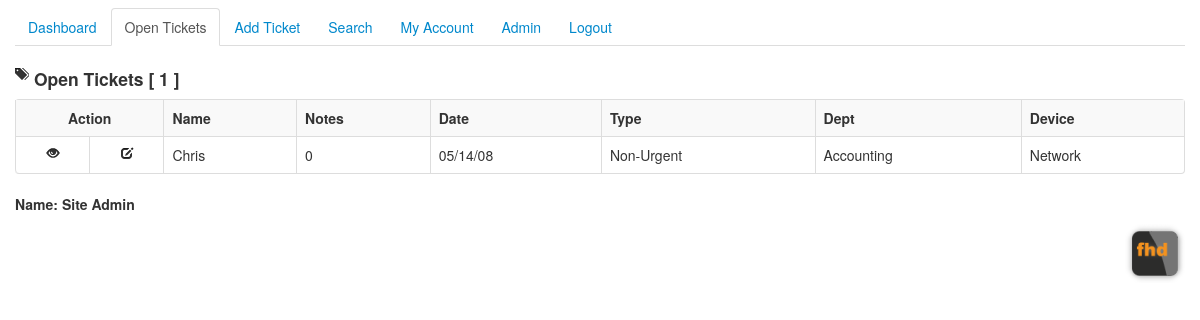
The app's page /fhd_calls.php (signed in) with its own data.
### tables this page shows
CREATE TABLE IF NOT EXISTS `site_calls` (
  `call_id` int(11) NOT NULL AUTO_INCREMENT,
  `call_first_name` varchar(100) NOT NULL,
  `call_last_name` varchar(100) NOT NULL,
  `call_phone` varchar(100) NOT NULL,
  `call_email` varchar(200) NOT NULL,
  `call_department` int(11) NOT NULL DEFAULT '0',
  `call_request` int(11) NOT NULL DEFAULT '0',
  `call_device` int(11) NOT NULL DEFAULT '0',
  `call_details` text NOT NULL,
  `call_date` int(11) NOT NULL DEFAULT '0',
  `call_date2` int(11) NOT NULL DEFAULT '0',
  `call_status` int(11) NOT NULL DEFAULT '0',
  `call_solution` text NOT NULL,
  `call_user` int(11) NOT NULL DEFAULT '0',
  `call_staff` int(11) NOT NULL DEFAULT '0',
  PRIMARY KEY (`call_id`),
  KEY `call_department` (`call_department`),
  KEY `call_request` (`call_request`),
  KEY `call_device` (`call_device`),
  KEY `call_status` (`call_status`),
  KEY `call_user` (`call_user`),
  KEY `call_staff` (`call_staff`)
);

### includes/ez_sql_mysqli.php (called while the page is built, shortened)
<?php
	$ezsql_mysqli_str = array
	(
		1 => 'Require $dbuser and $dbpassword to connect to a database server',
		2 => 'Error establishing mySQLi database connection. Correct user/password? Correct hostname? Database server running?',
		3 => 'Require $dbname to select a database',
		4 => 'mySQLi database connection is not active',
		5 => 'Unexpected error while trying to select database'
	);
	class ezSQL_mysqli extends ezSQLcore
	{
		function ezSQL_mysqli($dbuser='', $dbpassword='', $dbname='', $dbhost='localhost', $encoding='')
		{
			$this->dbuser = $dbuser;
			$this->dbpassword = $dbpassword;
			$this->dbname = $dbname;
			$this->dbhost = $dbhost;
			$this->encoding = $encoding;
		}
		function connect($dbuser='', $dbpassword='', $dbhost='localhost')
		{
			global $ezsql_mysqli_str; $return_val = false;
			if ( ! $dbuser )
			{
				$this->register_error($ezsql_mysqli_str[1].' in '.__FILE__.' on line '.__LINE__);
				$this->show_errors ? trigger_error($ezsql_mysqli_str[1],E_USER_WARNING) : null;
			}
			else if ( ! $this->dbh = new mysqli($dbhost,$dbuser,$dbpassword) )
			{
				$this->register_error($ezsql_mysqli_str[2].' in '.__FILE__.' on line '.__LINE__);
				$this->show_errors ? trigger_error($ezsql_mysqli_str[2],E_USER_WARNING) : null;
			}
			else
			{
				$return_val = true;
			}
			return $return_val;
		}
		function select($dbname='', $encoding='')
		{
			global $ezsql_mysqli_str; $return_val = false;
			if ( ! $dbname )
			{
				$this->register_error($ezsql_mysqli_str[3].' in '.__FILE__.' on line '.__LINE__);
				$this->show_errors ? trigger_error($ezsql_mysqli_str[3],E_USER_WARNING) : null;
			}
			else if ( ! $this->dbh )
			{
				$this->register_error($ezsql_mysqli_str[4].' in '.__FILE__.' on line '.__LINE__);
				$this->show_errors ? trigger_error($ezsql_mysqli_str[4],E_USER_WARNING) : null;
			}
			else if ( !@$this->dbh->select_db($dbname) )
			{
				if ( !$str = @$this->dbh->error)
					  $str = $ezsql_mysqli_str[5];
				$this->register_error($str.' in '.__FILE__.' on line '.__LINE__);
				$this->show_errors ? trigger_error($str,E_USER_WARNING) : null;
			}
			else
			{
				$return_val = true;
			}
			return $return_val;
		}
		function query($query)
		{
			$return_val = 0;
			$query = trim($query);
			$this->result = @$this->dbh->query($query);
			$is_insert = false;
			if ( preg_match("/^(insert|delete|update|replace|truncate|drop|create|alter|begin|commit|rollback|set)/i",$query) )
			{
				$this->rows_affected = @$this->dbh->affected_rows;
				if ( preg_match("/^(insert|replace)\s+/i",$query) )
				{
					$this->insert_id = @$this->dbh->insert_id;
				}
				$return_val = $this->rows_affected;
			}
			else
			{
				$i=0;
				$num_rows=0;
				while ( $row = @$this->result->fetch_object() )
				{
					$num_rows++;
				}
				$this->num_rows = $num_rows;
				$return_val = $this->num_rows;
			}
			return $return_val;
		}
	}

### includes/checksession.php (called while the page is built, shortened)
<?php
if(isset($_SESSION['user_id'])){
	$user_level = $_SESSION['user_level'];
	}
	else{
	echo "<script>document.location.href='/?e=1'</script>";
	exit;
	}
?>

### includes/ez_sql_core.php (called while the page is built, shortened)
<?php
	class ezSQLcore
	{
		var $timers           = array();
		function flush()
		{
			$this->last_result = null;
		}
		function get_var($query=null,$x=0,$y=0)
		{
			if ( $query )
			{
				$this->query($query);
			}
			if ( $this->last_result[$y] )
			{
				$values = array_values(get_object_vars($this->last_result[$y]));
			}
			return (isset($values[$x]) && $values[$x]!=='')?$values[$x]:null;
		}
		function get_results($query=null, $output = OBJECT)
		{
			if ( $query )
			{
				$this->query($query);
			}
			if ( $output == OBJECT )
			{
				return $this->last_result;
			}
		}
		function timer_get_cur()
		{
			list($usec, $sec) = explode(" ",microtime());
			return ((float)$usec + (float)$sec);
		}
		function timer_start($timer_name)
		{
			$this->timers[$timer_name] = $this->timer_get_cur();
		}
		function timer_elapsed($timer_name)
		{
			return round($this->timer_get_cur() - $this->timers[$timer_name],2);
		}
	}

### fhd_calls.php (the view, shortened to what this page needs)
<?php
include("includes/checksession.php");
?>
<!DOCTYPE html>
<html>
<head>
<?php
include("includes/header.php");
include("includes/all-nav.php");
include("includes/ez_sql_core.php");
include("includes/ez_sql_mysqli.php");
$colspan = 2;
?>
<?php
$db = new ezSQL_mysqli(db_user,db_password,db_name,db_host);
$myquery = "SELECT call_id,call_date,call_first_name,call_last_name,call_request,call_department,call_device from site_calls WHERE (call_status = 0) $queryadd order by call_id desc;";
$site_calls = $db->get_results($myquery);
$num = $db->num_rows;
echo "<h4><i class='icon-tags'></i> Open Tickets [ $num ]</h4>";
if ($num > 0){
?>
<table class="<?php echo $table_style_1;?>">
<tr>
	<th colspan="<?php echo $colspan;?>" style='text-align: center;'>Action</th>
	<?php if($user_level <> 1){?>
	<th>Name</th>
	<?php } ?>
	<th>Notes</th>
	<th>Date</td>
	<th>Type</th>
	<th>Dept</th>
	<th>Device</th>
</tr>
<?php
foreach ( $site_calls as $call )
{
	$call_id = $call->call_id;
	$call_date = date("m/d/y",$call->call_date);
	$call_first_name  = $call->call_first_name;
	$call_request = $call->call_request;
	$call_department = $call->call_department;
	$call_device = $call->call_device;
	$request_name = $db->get_var("SELECT type_name from site_types WHERE (type_id = $call_request);");
	$department_name = $db->get_var("SELECT type_name from site_types WHERE (type_id = $call_department);");
	$device_name = $db->get_var("SELECT type_name from site_types WHERE (type_id = $call_device);");
	$note_count = $db->get_var("SELECT count(note_id) from site_notes WHERE (note_relation = $call_id) and (note_type = 1);");
	echo "<tr>\n<td style='text-align: center;'><a href='fhd_call_details.php?call_id=$call_id'><i class='icon-eye-open'></i></a></td>\n";
	if($user_level <> 1){
	echo "<td style='text-align: center;'><a href='fhd_call_edit.php?call_id=$call_id'><i class='icon-edit' title='edit'></i></a><td>$call_first_name</td>\n</td>\n";
	}
	echo "<td>$note_count</td>\n<td>$call_date</td>\n";
	echo "<td>$request_name</td>\n<td>$department_name</td>\n<td>$device_name</td>\n</tr>\n";
}
}
?>
</table>
<?php
if(isset($_SESSION['user_name'])){
echo "<h5><strong>Name:</strong> " . $_SESSION['user_name'] . "</h5>";
}
include("includes/footer.php");
?>

### records on screen
site_calls: call_first_name "Chris", note_count "0", call_date "05/14/08", request_name "Non-Urgent", department_name "Accounting", device_name "Network"

### other values on screen
$num "1"
$_SESSION['user_name'] "Site Admin"
